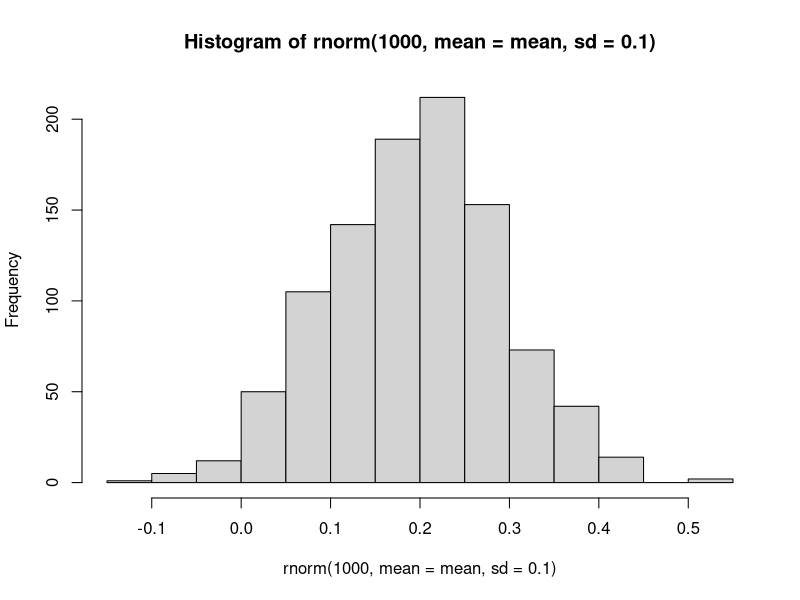
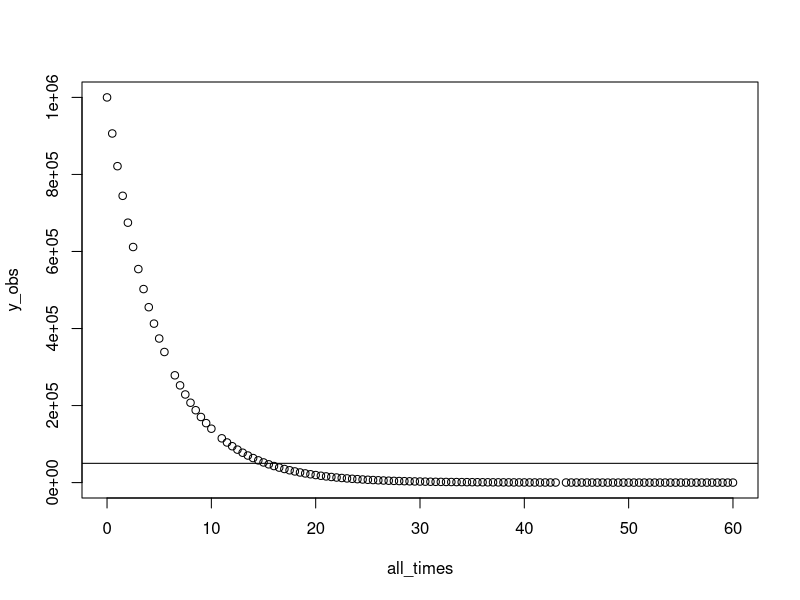
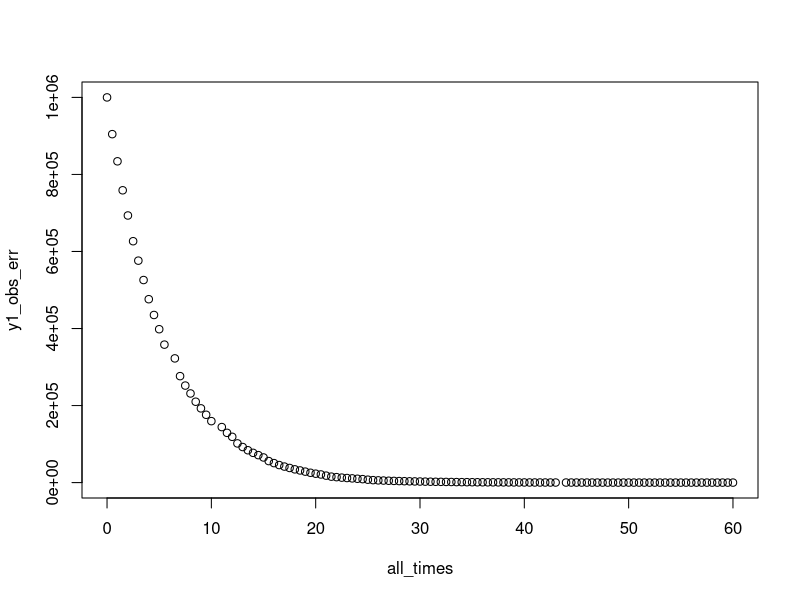
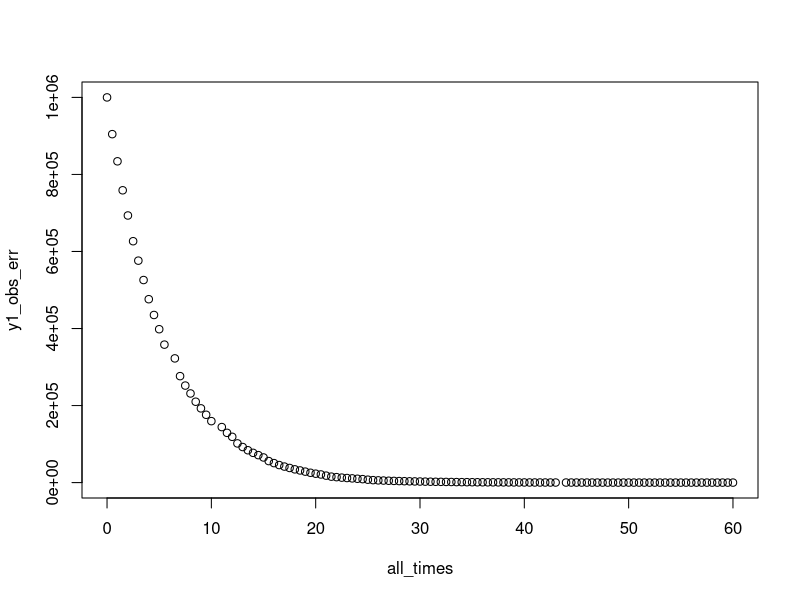
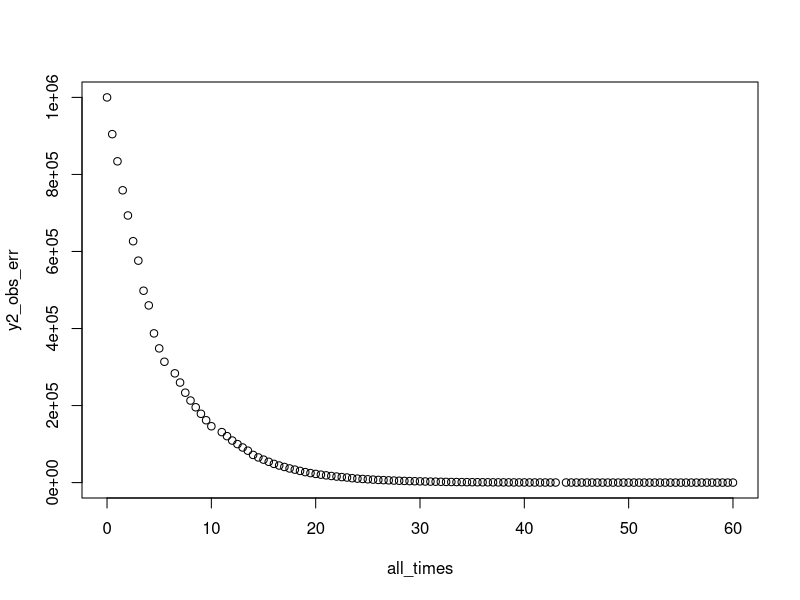
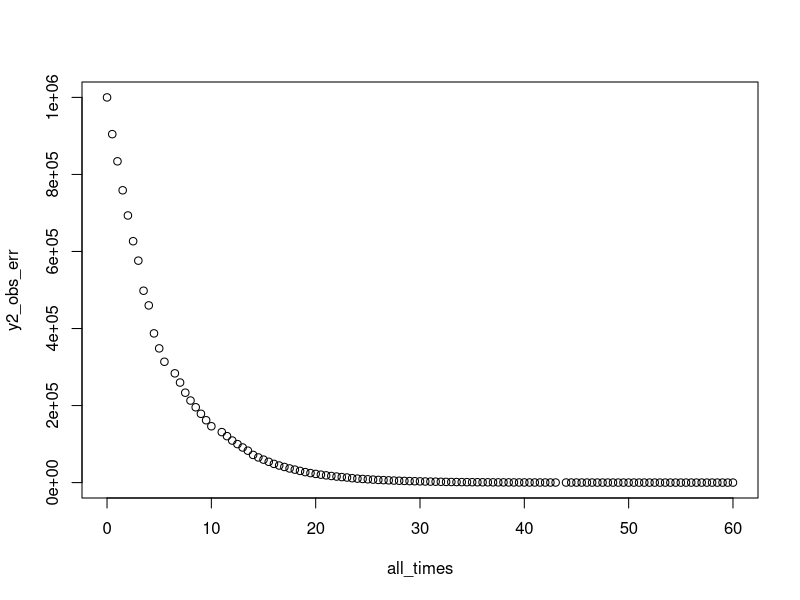
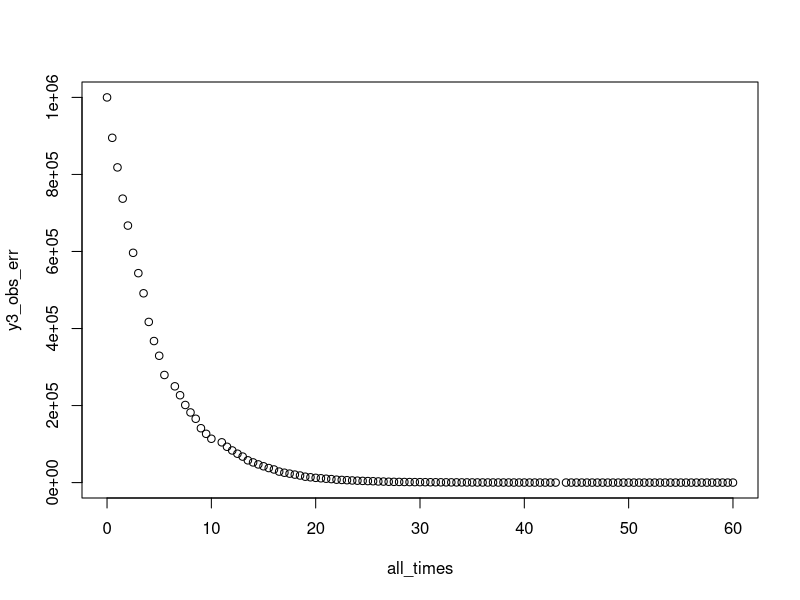
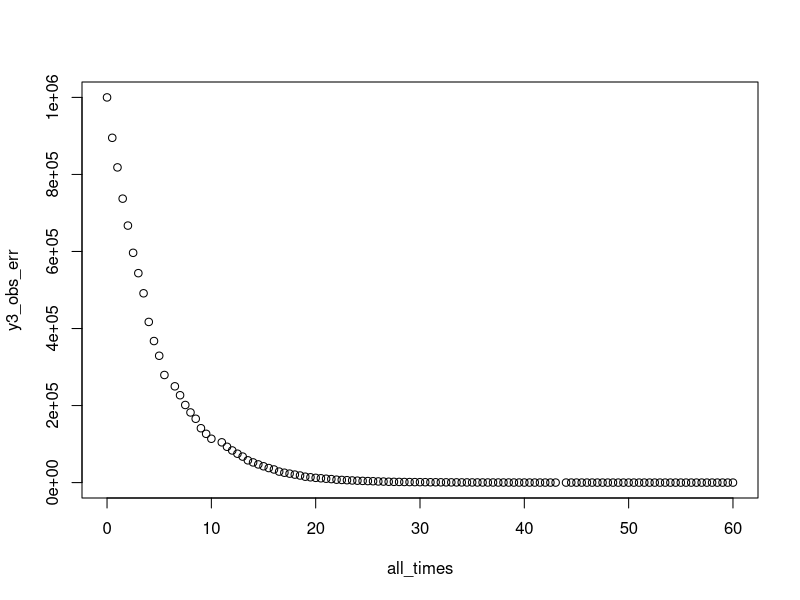

The R source for these figures, in order: (Note: this script raises an error after producing the figures.)
#### [INSERT A DOC STRING HERE] ####

library(tidyverse)
library(bayesplot)

#### Getting constant degradation rates for each of 9 barrels ####
# Required objects
min <- 0.05; max <- 0.34; mean <- (min + max)/2; print(mean)
num_barrels <- 9
# Taking a look at distribution
hist(rnorm(1000, mean = mean, sd = 0.1))
# Sampling 9 decay rates
r_vec <- c()
set.seed(123)
for (i in 1:num_barrels) {
  r_vec[i] <- round(rnorm(1, mean = mean, sd = 0.01), digits = 2)
  while(r_vec[i] < min | r_vec[i] > max)
  {r_vec[i] <- round(rnorm(1, mean = mean, sd = 0.01), digits = 2)}
}; print(r_vec); print(mean(r_vec))

#### Setting up sampling regimes for each of 9 barrels ####
all_times <- seq(0 + 12/24, 60, 12/24); num_samples <- floor(length(all_times)/num_barrels) # Full time series (in days) divided by number of barrels; we can change this to make it more realistic; used floor() instead of round() to always round down
# all_times <- seq(1, 60, 1); num_samples <- floor(length(all_times)/num_barrels) # DAYS
ts <- matrix(nrow = num_samples + 1, ncol = num_barrels) # Matrix of sampling regimes wherein each column contains the sampling regime for a different barrel
ts[1, ] <- rep(0, ncol(ts))
set.seed(123)
for (i in 1:num_barrels){
  t <- sort(sample(all_times, num_samples, replace = FALSE))
  ts[2:nrow(ts), i] <- t
  all_times <- all_times[!all_times %in% t]
}; colnames(ts) <- c("t1", "t2", "t3", "t4", "t5", "t6", "t7", "t8", "t9")
t1 <- ts[ ,1]; t2 <- ts[ ,2]; t3 <- ts[ ,3]; t4 <- ts[ ,4]; t5 <- ts[ ,5]; t6 <- ts[ ,6]; t7 <- ts[ ,7]; t8 <- ts[ ,8]; t9 <- ts[ ,9] # Come up with an automated way of doing this
all_times <- sort(c(0, ts[2:nrow(ts), ]))

#### Observation without error ####
y0_obs <- 1e6
y_obs <- y0_obs*exp(-all_times*mean(r_vec))
plot(x = all_times, y = y_obs)
abline(h = y0_obs*0.05)

#### Setting up barrel volumes to implement sampling error ####
samp_vol <- 5; barrel_vol <- 100 # Under these conditions, you can sample each barrel a maximum of 40 times
vol <- c(barrel_vol)
for (i in 2:length(t1 + 1)){
  vol[i] <- vol[i - 1] - samp_vol
}; vol <- vol[2:length(vol)]

#### Sampling initial abundance ####
set.seed(123); y_init <- 1e6
y_samp_init <- y_select <- rbinom(1, y_init, samp_vol/(vol[1] + samp_vol))
y_samp_init <- c(NA, 0.0, y_samp_init)

#### Generating data ####
## Barrel 1
# Set seed because reproducibility
set.seed(123)
# Setting up initial abundance, and empty vector to fill with observations
t_elap <- 0.5 # Units are in days, so 0.5 is half a day
y_prev <- 1e6; y1_obs_err <- c(); y1_obs_err[1] <- y_prev; y1_samp <- c(); j <- 2
# Loop to generate data with (1) process error, (2) environmental stochasticity, and (3) sampling error
for (i in 2:length(all_times)){
  y_d <- rbinom(1, y_prev, 1 - exp(-t_elap*r_vec[1]*exp(-rnorm(1, 0, 0.1)))) # Determine eDNAs that "die" via exponential distribution (process error) and environmental stochasticity
  if (all_times[i] %in% t1){
    y_select <- rbinom(1, y_prev - y_d, samp_vol/vol[j - 1]) # Sample eDNAs from remaining with sampling error via sampled volume vs total remaining volume
    y1_samp[j - 1] <- y_select; j <- j + 1 # Add sampled eDNAs to observation vector
    y_next <- y_prev - y_d - y_select # eDNAs in barrel at next time step is equal to those available at previous time step, minus those that died, and those that were selected
    y_prev <- y_next # Re-assigning y_prev for next iteration
    y1_obs_err[i] <- y_prev
  } else {
    y_next <- y_prev - y_d
    y_prev <- y_next
    y1_obs_err[i] <- y_prev
  }
}; plot(all_times, y1_obs_err)
plot(x = all_times, y = y1_obs_err)
y1_samp <- cbind(t1[2:length(t1)], y1_samp)
Barrel <- c(rep(1, nrow(y1_samp))); y1_samp <- cbind(Barrel, y1_samp)

## Barrel 2
set.seed(123)
t_elap <- 0.5 
y_prev <- 1e6; y2_obs_err <- c(); y2_obs_err[1] <- y_prev; y2_samp <- c(); j <- 2
for (i in 2:length(all_times)){
  y_d <- rbinom(1, y_prev, 1 - exp(-t_elap*r_vec[2]*exp(-rnorm(1, 0, 0.1)))) 
  if (all_times[i] %in% t2){
    y_select <- rbinom(1, y_prev - y_d, samp_vol/vol[j - 1]) 
    y2_samp[j - 1] <- y_select; j <- j + 1 
    y_next <- y_prev - y_d - y_select 
    y_prev <- y_next 
    y2_obs_err[i] <- y_prev
  } else {
    y_next <- y_prev - y_d
    y_prev <- y_next
    y2_obs_err[i] <- y_prev
  }
}; plot(all_times, y2_obs_err)
plot(x = all_times, y = y2_obs_err)
y2_samp <- cbind(t2[2:length(t2)], y2_samp)
Barrel <- c(rep(2, nrow(y2_samp))); y2_samp <- cbind(Barrel, y2_samp)

## Barrel 3
set.seed(123)
t_elap <- 0.5 
y_prev <- 1e6; y3_obs_err <- c(); y3_obs_err[1] <- y_prev; y3_samp <- c(); j <- 2
for (i in 2:length(all_times)){
  y_d <- rbinom(1, y_prev, 1 - exp(-t_elap*r_vec[3]*exp(-rnorm(1, 0, 0.1)))) 
  if (all_times[i] %in% t3){
    y_select <- rbinom(1, y_prev - y_d, samp_vol/vol[j - 1]) 
    y3_samp[j - 1] <- y_select; j <- j + 1 
    y_next <- y_prev - y_d - y_select 
    y_prev <- y_next 
    y3_obs_err[i] <- y_prev
  } else {
    y_next <- y_prev - y_d
    y_prev <- y_next
    y3_obs_err[i] <- y_prev
  }
}; plot(all_times, y3_obs_err)
plot(x = all_times, y = y3_obs_err)
y3_samp <- cbind(t3[2:length(t3)], y3_samp)
Barrel <- c(rep(3, nrow(y3_samp))); y3_samp <- cbind(Barrel, y3_samp)

## Barrel 4
set.seed(123)
t_elap <- 0.5 
y_prev <- 1e6; y4_obs_err <- c(); y4_obs_err[1] <- y_prev; y4_samp <- c(); j <- 2
for (i in 2:length(all_times)){
  y_d <- rbinom(1, y_prev, 1 - exp(-t_elap*r_vec[4]*exp(-rnorm(1, 0, 0.1))))
  if (all_times[i] %in% t4){
    y_select <- rbinom(1, y_prev - y_d, samp_vol/vol[j - 1]) 
    y4_samp[j - 1] <- y_select; j <- j + 1 
    y_next <- y_prev - y_d - y_select 
    y_prev <- y_next 
    y4_obs_err[i] <- y_prev
  } else {
    y_next <- y_prev - y_d
    y_prev <- y_next
    y4_obs_err[i] <- y_prev
  }
}; plot(all_times, y4_obs_err)
plot(x = all_times, y = y4_obs_err)
y4_samp <- cbind(t4[2:length(t4)], y4_samp)
Barrel <- c(rep(4, nrow(y4_samp))); y4_samp <- cbind(Barrel, y4_samp)

## Barrel 5
set.seed(123)
t_elap <- 0.5 
y_prev <- 1e6; y5_obs_err <- c(); y5_obs_err[1] <- y_prev; y5_samp <- c(); j <- 2
for (i in 2:length(all_times)){
  y_d <- rbinom(1, y_prev, 1 - exp(-t_elap*r_vec[5]*exp(-rnorm(1, 0, 0.1))))
  if (all_times[i] %in% t5){
    y_select <- rbinom(1, y_prev - y_d, samp_vol/vol[j - 1]) 
    y5_samp[j - 1] <- y_select; j <- j + 1 
    y_next <- y_prev - y_d - y_select 
    y_prev <- y_next 
    y5_obs_err[i] <- y_prev
  } else {
    y_next <- y_prev - y_d
    y_prev <- y_next
    y5_obs_err[i] <- y_prev
  }
}; plot(all_times, y5_obs_err)
plot(x = all_times, y = y5_obs_err)
y5_samp <- cbind(t5[2:length(t5)], y5_samp)
Barrel <- c(rep(5, nrow(y5_samp))); y5_samp <- cbind(Barrel, y5_samp)

## Barrel 6
set.seed(123)
t_elap <- 0.5 
y_prev <- 1e6; y6_obs_err <- c(); y6_obs_err[1] <- y_prev; y6_samp <- c(); j <- 2
for (i in 2:length(all_times)){
  y_d <- rbinom(1, y_prev, 1 - exp(-t_elap*r_vec[6]*exp(-rnorm(1, 0, 0.1))))
  if (all_times[i] %in% t6){
    y_select <- rbinom(1, y_prev - y_d, samp_vol/vol[j - 1]) 
    y6_samp[j - 1] <- y_select; j <- j + 1 
    y_next <- y_prev - y_d - y_select 
    y_prev <- y_next 
    y6_obs_err[i] <- y_prev
  } else {
    y_next <- y_prev - y_d
    y_prev <- y_next
    y6_obs_err[i] <- y_prev
  }
}; plot(all_times, y6_obs_err)
plot(x = all_times, y = y6_obs_err)
y6_samp <- cbind(t6[2:length(t6)], y6_samp)
Barrel <- c(rep(6, nrow(y6_samp))); y6_samp <- cbind(Barrel, y6_samp)

## Barrel 7
set.seed(123)
t_elap <- 0.5 
y_prev <- 1e6; y7_obs_err <- c(); y7_obs_err[1] <- y_prev; y7_samp <- c(); j <- 2
for (i in 2:length(all_times)){
  y_d <- rbinom(1, y_prev, 1 - exp(-t_elap*r_vec[7]*exp(-rnorm(1, 0, 0.1))))
  if (all_times[i] %in% t7){
    y_select <- rbinom(1, y_prev - y_d, samp_vol/vol[j - 1]) 
    y7_samp[j - 1] <- y_select; j <- j + 1 
    y_next <- y_prev - y_d - y_select 
    y_prev <- y_next 
    y7_obs_err[i] <- y_prev
  } else {
    y_next <- y_prev - y_d
    y_prev <- y_next
    y7_obs_err[i] <- y_prev
  }
}; plot(all_times, y7_obs_err)
plot(x = all_times, y = y7_obs_err)
y7_samp <- cbind(t7[2:length(t7)], y7_samp)
Barrel <- c(rep(7, nrow(y7_samp))); y7_samp <- cbind(Barrel, y7_samp)

## Barrel 8
set.seed(123)
t_elap <- 0.5 
y_prev <- 1e6; y8_obs_err <- c(); y8_obs_err[1] <- y_prev; y8_samp <- c(); j <- 2
for (i in 2:length(all_times)){
  y_d <- rbinom(1, y_prev, 1 - exp(-t_elap*r_vec[8]*exp(-rnorm(1, 0, 0.1))))
  if (all_times[i] %in% t8){
    y_select <- rbinom(1, y_prev - y_d, samp_vol/vol[j - 1]) 
    y8_samp[j - 1] <- y_select; j <- j + 1 
    y_next <- y_prev - y_d - y_select 
    y_prev <- y_next 
    y8_obs_err[i] <- y_prev
  } else {
    y_next <- y_prev - y_d
    y_prev <- y_next
    y8_obs_err[i] <- y_prev
  }
}; plot(all_times, y8_obs_err)
plot(x = all_times, y = y8_obs_err)
y8_samp <- cbind(t8[2:length(t8)], y8_samp)
Barrel <- c(rep(8, nrow(y8_samp))); y8_samp <- cbind(Barrel, y8_samp)

## Barrel 9
set.seed(123)
t_elap <- 0.5 
y_prev <- 1e6; y9_obs_err <- c(); y9_obs_err[1] <- y_prev; y9_samp <- c(); j <- 2
for (i in 2:length(all_times)){
  y_d <- rbinom(1, y_prev, 1 - exp(-t_elap*r_vec[9]*exp(-rnorm(1, 0, 0.1))))
  if (all_times[i] %in% t9){
    y_select <- rbinom(1, y_prev - y_d, samp_vol/vol[j - 1]) 
    y9_samp[j - 1] <- y_select; j <- j + 1 
    y_next <- y_prev - y_d - y_select 
    y_prev <- y_next 
    y9_obs_err[i] <- y_prev
  } else {
    y_next <- y_prev - y_d
    y_prev <- y_next
    y9_obs_err[i] <- y_prev
  }
}; plot(all_times, y9_obs_err)
plot(x = all_times, y = y9_obs_err)
y9_samp <- cbind(t9[2:length(t9)], y9_samp)
Barrel <- c(rep(9, nrow(y9_samp))); y9_samp <- cbind(Barrel, y9_samp)

full_ts <- rbind(y_samp_init, y1_samp, y2_samp, y3_samp, y4_samp, y5_samp, y6_samp, y7_samp, y8_samp, y9_samp)
full_ts <- as.data.frame(full_ts); colnames(full_ts) <- c("barrel", "t", "y_samp")
# Ordering generated data by sampling time
full_ts_ordered <- full_ts[with(full_ts, order(t)), ]
# Plotting generated data
colours <- c("black", "firebrick", "darkorange", "goldenrod2", "forestgreen", "cornflowerblue", "purple3", "orchid", "salmon")
colidx <- c("white"); barrel <- as.numeric(full_ts_ordered$barrel)
for (i in 2:length(full_ts_ordered$t)){
  colidx[i] <- colours[barrel[i]]
}
plot(full_ts_ordered$t, full_ts_ordered$y_samp, col = colidx,
     xlab = "Day", ylab = "eDNA Abundance (Sampled)")

plot(x = all_times, y = y1_obs_err, col = "black", type = "l", xlab = "Day", ylab = "eDNA Abundance (Unsampled)")
lines(x = all_times, y = y2_obs_err, col = "firebrick")
lines(x = all_times, y = y3_obs_err, col = "darkorange")
lines(x = all_times, y = y4_obs_err, col = "goldenrod2")
lines(x = all_times, y = y5_obs_err, col = "forestgreen")
lines(x = all_times, y = y6_obs_err, col = "cornflowerblue")
lines(x = all_times, y = y7_obs_err, col = "purple3")
lines(x = all_times, y = y8_obs_err, col = "orchid")
lines(x = all_times, y = y9_obs_err, col = "salmon")

#### Fitting generated data to exponential model ####
#### ... From Steph's script: ####
#### ... ... Simulate data: ####
a<-1.2			# growth rate
b<-1.2/1200	# density dependence
sig<-0.8		# process error
N<-100			# timesteps

y<-numeric(N+1)	# vector of population sizes
y1<-600			# initial condition

# Simulate data:
set.seed(9823)
y[1]<-y1
for(i in 2:(N+1)) y[i]<-y[i-1]*exp(rnorm(n=1, a-b*y[i-1], sig))

S<-y[1:N];		# spawners
Y<-log(y[2:(N+1)]/S)	# productivity = log(recruits/spawner)

plot(y, type="l", xlab="time", ylab="spawners"); abline(h=a/b, lty=3)
plot(S, Y, xlab="spawners", ylab="productivity"); abline(a=a, b=-b, col=2); abline(h=0)

#### ... ... ... Fit with JAGS: Single population ####
# Need to write model function IN JAGS LANGUAGE (see user manual)
ricker.model<-function(){	
  # define priors on parameter (mean and PRECISION)
  a ~ dnorm(0, 0.0001)
  b ~ dnorm(0, 0.0001)
  sigma ~ dunif(0, 100)
  tau <- pow(sigma, -2)	
  
  # simulate model and likelihood
  for(i in 1:N){ 					# for each data point
    Y.hat[i] <- a-b*S[i] 		# expected value based on parameters
    Y[i] ~ dnorm(Y.hat[i], tau) # probability of observation Y given expectation Y.hat
  }
}

fit3<-jags.fit(data=list('Y'=Y, 'S'=S, 'N'=N), params=c("a", "b", "sigma"), model=ricker.model, n.chains=3, n.adapt=100)

plot(fit3)
summary(fit3) 

#### ... ... Simulate hierarchical data: ####
a<-1.2								# growth rate
b<-1.2/1200							# density dependence
sig<-0.3							# process error
sigP<-0.8							# sd in growth rate among populations

Nt<-50								# number of timesteps
Np<-20								# number of populations
thetaP<-rnorm(Np, mean=0, sd=sigP)	# population random-effect on growth rate

t<-rep(1:(Nt+1), Np)				# vector of timesteps
P<-rep(1:Np, each=(Nt+1))			# vector of population numbers
y<-numeric((Nt+1)*Np)				# vector of population sizes (to be filled)
y[which(t==1)]<-runif(Np, 100, 1000)# initialize with random number between 100 and 1000

# Simulate data:
for(i in 1:Np){ #for each population
  for(j in 2:(Nt+1)){ #for each timestep
    y[which(P==i&t==j)]<-y[which(P==i&t==(j-1))]*exp(rnorm(n=1, (a+thetaP[i])-b*y[which(P==i&t==(j-1))], sig))
  }
}

# Make dataframe of spawners and productivity
data<-data.frame(S=numeric(Nt*Np), Y=numeric(Nt*Np), Pop=numeric(Nt*Np))
N<-Nt*Np

k<-0
for(i in 1:Np){
  for(j in 1:Nt){
    k<-k+1
    data$S[k]<- y[which(P==i&t==j)]
    data$Y[k]<- log(y[which(P==i&t==(j+1))]/y[which(P==i&t==j)])
    data$Pop[k]<-i
  }
}

xyplot(Y~S|Pop, data=data)

#### ... ... ... Fit with JAGS: Hierarchical ####
# Transform data to matrices to make model syntax easier
Np <- 20 # Because 20 populations
Nt <- 50 # Because number of time points
S<-matrix(data$S, nrow=Np, ncol=Nt, byrow=TRUE) # Where S is number of spawners
Y<-matrix(data$Y, nrow=Np, ncol=Nt, byrow=TRUE) # Where Y is productivity (= log(recruits/spawner))

H.ricker.model<-function(){
  # Priors on parameters
  a ~ dnorm(0, 0.0001)
  b ~ dnorm(0, 0.0001)
  sig ~ dunif(0, 100)
  sigP ~ dunif(0, 100)
  tauP <- pow(sigP, -2)
  tau <- pow(sig, -2)
  
  # Hierarchical part - a different thetaP for each population:
  for(i in 1:Np){
    thetaP[i] ~ dnorm(0, tauP)
  }
  
  # Model simulation and likelihood
  for(j in 1:Np){ #for each population
    for(i in 1:Nt){ #for each time step
      Y.hat[j,i] <- a + thetaP[j] - b*S[j,i] # calculate model prediction
      Y[j,i] ~ dnorm(Y.hat[j,i], tau) #likelihood
    } #end i
  } # end j	
}


hfit2<-jags.fit(data=list('S'=S, 'Y'=Y, 'Np'=Np, 'Nt'=Nt), params=c("a", "b", "sig", "sigP"), model=H.ricker.model)

S<-summary(hfit2)
par(mfrow=c(1,1))
for(i in 1:7){
  hist(hfit2[[1]][,i], main=colnames(hfit2[[1]])[i], col="#00000030", border=NA, xlab="", freq=FALSE)
  hist(hfit2[[2]][,i], main=colnames(hfit2[[2]])[i], col="#FF000030", add=TRUE, freq=FALSE, border=NA)
  hist(hfit2[[3]][,i], main=colnames(hfit2[[3]])[i], col="#00FF0030", add=TRUE, freq=FALSE, border=NA)
  abline(v=S[[1]][i,1], lty=2)
  abline(v=c(a,b,sig,sigP)[i])
  abline(v=hfit1.par[i], lty=3)
}
legend("topright", lty=c(1,2,3), c("Real", "JAGS", "lmer"))


#### For Ning's stuff ####
#### ... Data manip ####
## Steph made matrices wherein rows were populations, and columns were time points. We have to switch that up a bit potentially because populations aren't sampled at same time points?
y <- matrix(nrow = num_barrels, ncol = length(all_times)); colnames(y) <- all_times
t1 <- t1[2:length(t1)]; t2 <- t2[2:length(t2)]; t3 <- t3[2:length(t3)]; t4 <- t4[2:length(t4)]; t5 <- t5[2:length(t5)]; t6 <- t6[2:length(t6)]; t7 <- t7[2:length(t7)]; t8 <- t8[2:length(t8)]; t9 <- t9[2:length(t9)]
b1 <- 1; b2 <- 1; b3 <- 1; b4 <- 1; b5 <- 1; b6 <- 1; b7 <- 1; b8 <- 1; b9 <- 1
for (i in 1:length(all_times)){
  if (all_times[i] %in% t1){
    y[1, i] <- y1_samp[b1, 3]
    b1 <- b1 + 1
  } else {
    if (all_times[i] %in% t2){
      y[2, i] <- y2_samp[b2, 3]
      b2 <- b2 + 1
    } else {
      if (all_times[i] %in% t3){
        y[3, i] <- y3_samp[b3, 3]
        b3 <- b3 + 1
      } else {
        if (all_times[i] %in% t4){
          y[4, i] <- y4_samp[b4, 3]
          b4 <- b4 + 1
        } else {
          if (all_times[i] %in% t5){
            y[5, i] <- y5_samp[b5, 3]
            b5 <- b5 + 1
          } else {
            if (all_times[i] %in% t6){
              y[6, i] <- y6_samp[b6, 3]
              b6 <- b6 + 1
            } else {
              if (all_times[i] %in% t7){
                y[7, i] <- y7_samp[b7, 3]
                b7 <- b7 + 1
              } else {
                if (all_times[i] %in% t8){
                  y[8, i] <- y8_samp[b8, 3]
                  b8 <- b8 + 1
                } else {
                  if (all_times[i] %in% t9){
                    y[9, i] <- y9_samp[b9, 3]
                    b9 <- b9 + 1
                  } else { print(":(") }
                }
              }
            }
          }
        }
      }
    }
  }
}
y[ ,1] <- rep(full_ts_ordered$y_samp[1], nrow(y)) # Might have to change this such that there's a different initial sample from each bucket but for now, keeping as is because shouldn't make a huge difference

#### ... JAGS ####
exp_decay_model <- function(){
  
  # Priors on parameters
  alpha ~ dunif(0, 1)
  alpha_tau ~ dunif(0, 100)
  alpha_tau_pop ~ dunif(0, 100)
  
  # Hierarchical part - a different theta_pop for each population:
  for(i in 1:num_barrels){
    theta_pop[i] ~ dnorm(0, alpha_tau_pop)
  }
  
  # Model simulation
  for (i in 1:num_barrels){ # For each population
    for (j in 1:ncol(y)){ # For each time step
      if (!is.na(y[i, j])){
        yhat[i, j] <- yhat[i, j]*exp(-t_elap*alpha_pop*theta_pop[i]) # Calculate model prediction
      }
    }
  }
  
  # Likelihood
  for (i in 1:num_barrels){ 
    for (j in 1:length(all_times)){ 
      if(!is.na(y[i, j])){
        y[i, j] ~ dpois(yhat[i, j]) # Likelihood
      }
    } 
  }
}






























#### ... TO DO! ####

#### Estimated abundances ####
y0_est <- as.numeric(y0_est); r_est <- as.numeric(r_est)
y_est <- y0_est*exp(-all_times*r_est)
plot(y_est)

#### Plotting (1) observations without error, (2) generated data, and (3) estimated data for comparison ####
plot(all_times[1:20], y_obs[1:20], type = "l", xlab = "Day", ylab = "eDNA Concentration")
points(all_times[1:20], y_obs_err[1:20], col = "cornflowerblue", pch = 16)
points(all_times[1:20], y_est[1:20], col = "firebrick2", pch = 18)
legend("topright", legend=c("Deterministic data", "Observed data", "Estimated data"),
       col=c("black", "cornflowerblue", "firebrick2"), lty = c(1, NA, NA), pch = c(NA, 16, 18), cex = 0.8)
